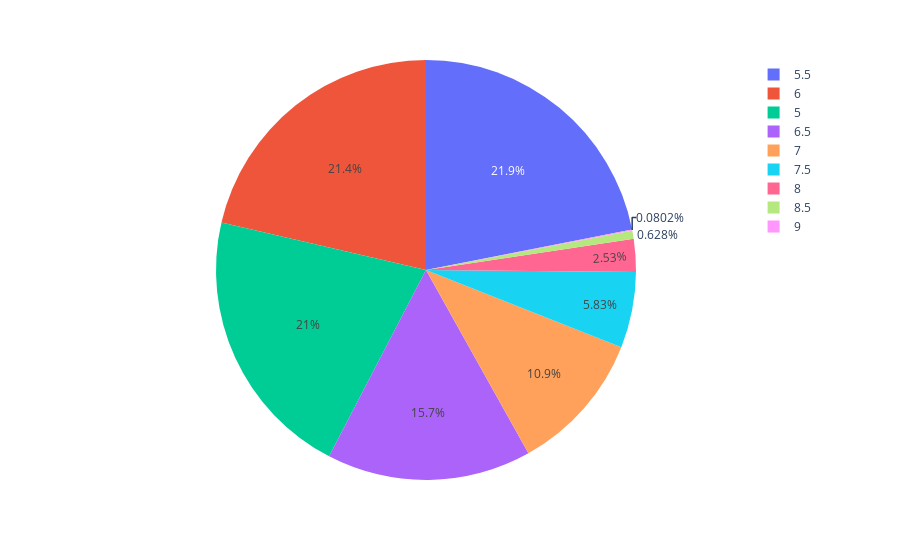

Notebook code for this chart:
### Code cell
create_structure_pie_chart('Van',5,10)

### Figure 1 — Plotly figure (JSON) as saved in the notebook; plotly's stock layout.template omitted (floating-point values rounded to 4 significant figures)
{"data": [{"domain": {"x": [0, 1], "y": [0, 1]}, "hovertemplate": "Points=%{label}<br>Numbers of student=%{value}<extra></extra>", "labels": [5, 5.5, 6, 6.5, 7, 7.5, 8, 8.5, 9], "legendgroup": "", "name": "", "showlegend": true, "type": "pie", "values": [118375, 123519, 120414, 88710, 61454, 32867, 14263, 3539, 452]}], "layout": {"legend": {"tracegroupgap": 0}, "margin": {"t": 60}}}
